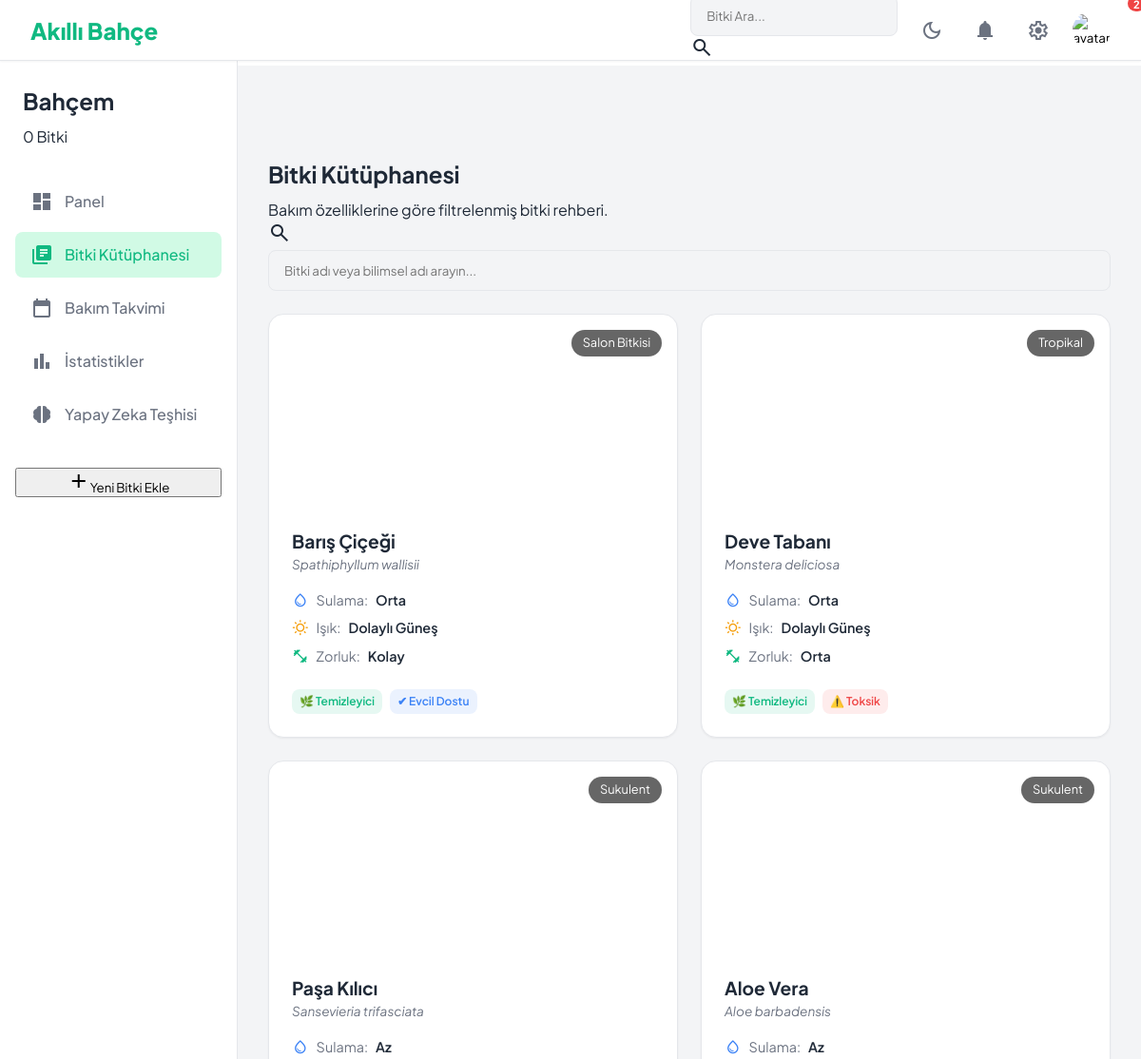
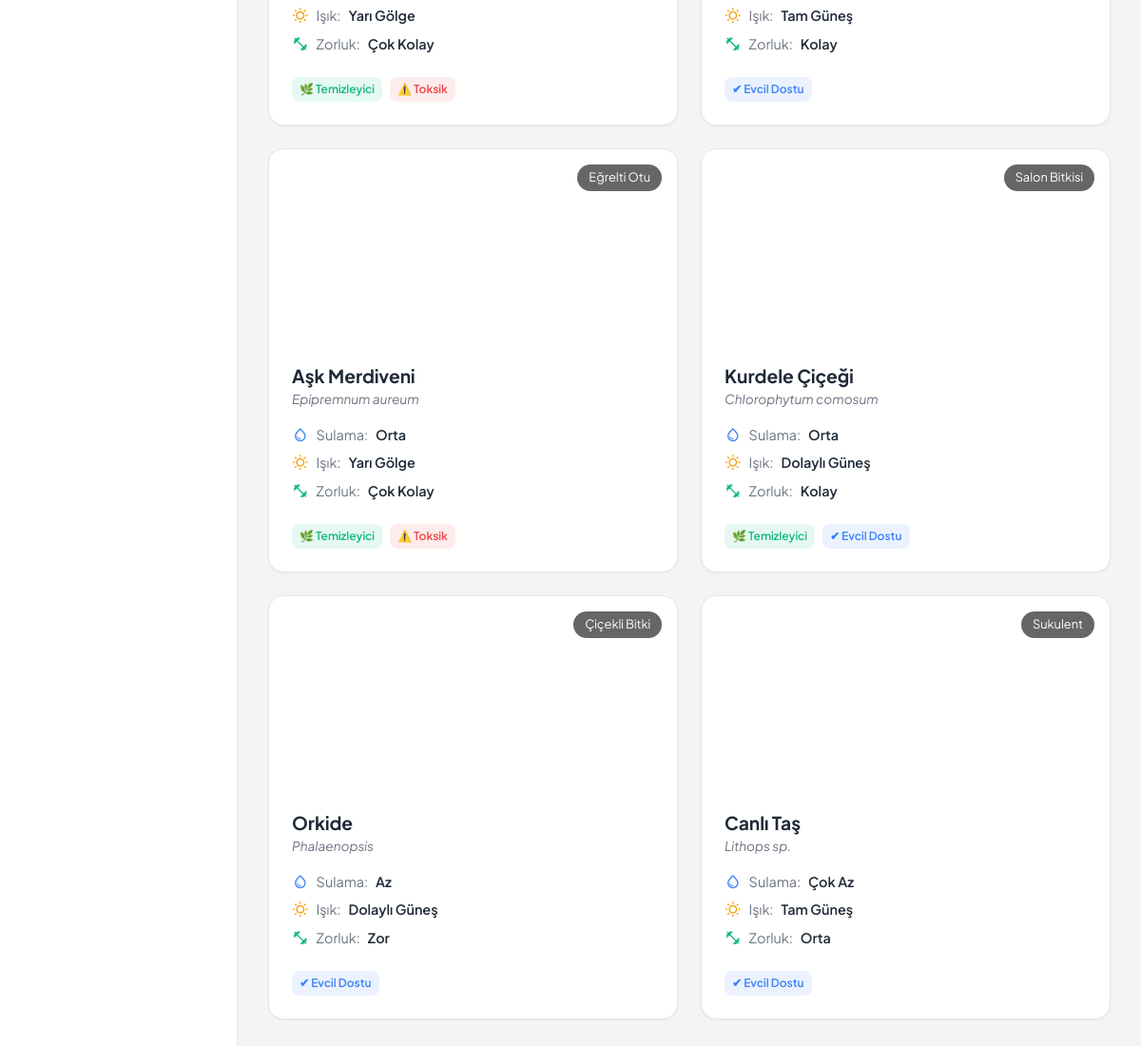
Screenshot of /kutuphane/ (signed in) with the database file from the repository (2 pictures, top to bottom).
### bahce/models.py (models this page shows, shortened)
class Plant(models.Model):
    WATER_CHOICES = [
        ('her_gun', 'Her Gün'),
        ('2_gunde', '2 Günde Bir'),
        ('3_gunde', '3 Günde Bir'),
        ('haftada', 'Haftada Bir'),
        ('2_haftada', '2 Haftada Bir'),
        ('ayda', 'Ayda Bir'),
    ]
    LIGHT_CHOICES = [
        ('tam_gunes', 'Tam Güneş'),
        ('dolayli', 'Dolaylı Güneş'),
        ('yari_golge', 'Yarı Gölge'),
        ('tam_golge', 'Tam Gölge'),
    ]
    TYPE_CHOICES = [
        ('salon', 'Salon Bitkisi'),
        ('sukulent', 'Sukulent'),
        ('kaktus', 'Kaktüs'),
        ('tropikal', 'Tropikal'),
        ('erelti', 'Eğrelti Otu'),
        ('orkide', 'Orkide'),
        ('diger', 'Diğer'),
    ]
    user = models.ForeignKey(User, on_delete=models.CASCADE, related_name='plants')
    name = models.CharField('Bitki Adı', max_length=100)
    species = models.CharField('Bilimsel Ad', max_length=100, blank=True)
    plant_type = models.CharField('Tür', max_length=20, choices=TYPE_CHOICES, default='salon')
    location = models.CharField('Konum', max_length=100, blank=True, default='Salon')
    water_frequency = models.CharField('Sulama Sıklığı', max_length=20, choices=WATER_CHOICES, default='3_gunde')
    light_need = models.CharField('Işık İhtiyacı', max_length=20, choices=LIGHT_CHOICES, default='dolayli')
    image = models.ImageField('Fotoğraf', upload_to='plants/', blank=True, null=True)
    is_healthy = models.BooleanField('Sağlıklı mı?', default=True)
    last_watered = models.DateTimeField('Son Sulama', null=True, blank=True)
    last_fertilized = models.DateTimeField('Son Gübreleme', null=True, blank=True)
    created_at = models.DateTimeField(auto_now_add=True)
    class Meta:
        verbose_name = 'Bitki'
        verbose_name_plural = 'Bitkiler'
        ordering = ['-created_at']

### bahce/views.py (the view)
# urls.py: path('kutuphane/', views.kutuphane, name='kutuphane'),
@login_required
def kutuphane(request):
    LIBRARY_PLANTS = [
        {'name': 'Barış Çiçeği', 'species': 'Spathiphyllum wallisii', 'type': 'Salon Bitkisi', 'water': 'Orta', 'light': 'Dolaylı Güneş', 'difficulty': 'Kolay', 'icon': 'eco', 'toxic': False, 'air_purifier': True, 'image_url': 'https://images.unsplash.com/photo-1593691509543-c55fb32e7355?auto=format&fit=crop&w=400&q=80'},
        {'name': 'Deve Tabanı', 'species': 'Monstera deliciosa', 'type': 'Tropikal', 'water': 'Orta', 'light': 'Dolaylı Güneş', 'difficulty': 'Orta', 'icon': 'energy_savings_leaf', 'toxic': True, 'air_purifier': True, 'image_url': 'https://images.unsplash.com/photo-1614594975525-e45190c55d0b?auto=format&fit=crop&w=400&q=80'},
        {'name': 'Paşa Kılıcı', 'species': 'Sansevieria trifasciata', 'type': 'Sukulent', 'water': 'Az', 'light': 'Yarı Gölge', 'difficulty': 'Çok Kolay', 'icon': 'grass', 'toxic': True, 'air_purifier': True, 'image_url': 'https://images.unsplash.com/photo-1595066929944-935df68b0e77?auto=format&fit=crop&w=400&q=80'},
        {'name': 'Aloe Vera', 'species': 'Aloe barbadensis', 'type': 'Sukulent', 'water': 'Az', 'light': 'Tam Güneş', 'difficulty': 'Kolay', 'icon': 'local_florist', 'toxic': False, 'air_purifier': False, 'image_url': 'https://images.unsplash.com/photo-1596547610738-9cb5ee5db9ee?auto=format&fit=crop&w=400&q=80'},
        {'name': 'Aşk Merdiveni', 'species': 'Epipremnum aureum', 'type': 'Eğrelti Otu', 'water': 'Orta', 'light': 'Yarı Gölge', 'difficulty': 'Çok Kolay', 'icon': 'psychiatry', 'toxic': True, 'air_purifier': True, 'image_url': 'https://images.unsplash.com/photo-1604928019313-2d57e3f8ec47?auto=format&fit=crop&w=400&q=80'},
        {'name': 'Kurdele Çiçeği', 'species': 'Chlorophytum comosum', 'type': 'Salon Bitkisi', 'water': 'Orta', 'light': 'Dolaylı Güneş', 'difficulty': 'Kolay', 'icon': 'potted_plant', 'toxic': False, 'air_purifier': True, 'image_url': 'https://images.unsplash.com/photo-1512428813834-c702c7702b78?auto=format&fit=crop&w=400&q=80'},
        {'name': 'Orkide', 'species': 'Phalaenopsis', 'type': 'Çiçekli Bitki', 'water': 'Az', 'light': 'Dolaylı Güneş', 'difficulty': 'Zor', 'icon': 'local_florist', 'toxic': False, 'air_purifier': False, 'image_url': 'https://images.unsplash.com/photo-1566440263-6c8ea23fcc32?auto=format&fit=crop&w=400&q=80'},
        {'name': 'Canlı Taş', 'species': 'Lithops sp.', 'type': 'Sukulent', 'water': 'Çok Az', 'light': 'Tam Güneş', 'difficulty': 'Orta', 'icon': 'landscape', 'toxic': False, 'air_purifier': False, 'image_url': 'https://images.unsplash.com/photo-1620023402773-cb9378c52d8b?auto=format&fit=crop&w=400&q=80'},
    ]
    query = request.GET.get('q', '').lower()
    if query:
        LIBRARY_PLANTS = [p for p in LIBRARY_PLANTS if query in p['name'].lower() or query in p['species'].lower()]
    return render(request, 'dashboard/kutuphane.html', {'library_plants': LIBRARY_PLANTS, 'query': query})

### bahce/context_processors.py (called while the page is built)
def notifications(request):
    if request.user.is_authenticated:
        today = timezone.now().date()
        due_tasks = Task.objects.filter(
            plant__user=request.user,
            completed=False,
            due_date__lte=today
        ).order_by('-due_date')[:5]
        return {
            'notifications': due_tasks,
            'notif_count': due_tasks.count()
        }
    return {'notifications': [], 'notif_count': 0}

### templates/dashboard/kutuphane.html (shortened to what this page needs)
{% extends 'base.html' %}
{% block content %}
<main class="main-content">
  <div class="page-content">
    <div class="page-header">
      <h2 class="page-title">Bitki Kütüphanesi</h2>
      <p class="page-subtitle">Bakım özelliklerine göre filtrelenmiş bitki rehberi.</p>
    </div>
    <form method="get" class="library-search-form">
      <div class="library-search-wrap">
        <span class="material-symbols-outlined">search</span>
        <input type="text" name="q" value="{{ query }}" placeholder="Bitki adı veya bilimsel adı arayın..." class="library-search-input" autofocus>
      </div>
    </form>
    <div class="library-grid">
      {% for plant in library_plants %}
      <div class="library-card">
        <div class="library-card-img" style="background-image: url('{{ plant.image_url }}');">
          <span class="type-badge">{{ plant.type }}</span>
        </div>
        <div class="library-card-content">
          <div class="library-card-header">
            <div>
              <h3>{{ plant.name }}</h3>
              <p class="species-small">{{ plant.species }}</p>
            </div>
          </div>
          <div class="prop-list">
            <div class="prop-row">
              <span class="material-symbols-outlined prop-icon blue">water_drop</span>
              <span class="prop-label">Sulama:</span>
              <span class="prop-val">{{ plant.water }}</span>
            </div>
            <div class="prop-row">
              <span class="material-symbols-outlined prop-icon amber">wb_sunny</span>
              <span class="prop-label">Işık:</span>
              <span class="prop-val">{{ plant.light }}</span>
            </div>
            <div class="prop-row">
              <span class="material-symbols-outlined prop-icon green">fitness_center</span>
              <span class="prop-label">Zorluk:</span>
              <span class="prop-val">{{ plant.difficulty }}</span>
            </div>
          </div>
          <div class="tag-row">
            {% if plant.air_purifier %}<span class="tag green">🌿 Temizleyici</span>{% endif %}
            {% if plant.toxic %}<span class="tag red">⚠️ Toksik</span>{% endif %}
            {% if not plant.toxic %}<span class="tag blue">✔ Evcil Dostu</span>{% endif %}
          </div>
        </div>
      </div>
      {% endfor %}
    </div>
  </div>
</main>
{% endblock %}

### static/css/style.css (style rules this page uses)
:root { --primary: #10b981; --primary-hover: #059669; --primary-light: #d1fae5; --bg-color: #f3f4f6; --surface: #ffffff; --text-main: #1f2937; --text-muted: #6b7280; --border-color: #e5e7eb; --danger: #ef4444; --warning: #f59e0b; --info: #3b82f6; --shadow-sm: 0 1px 2px 0 rgb(0 0 0 / 0.05); --shadow-md: 0 4px 6px -1px rgb(0 0 0 / 0.1); --radius-md: 0.5rem; --radius-lg: 1rem; --transition: all 0.2s ease-in-out; --sidenav-width: 250px; --topnav-height: 64px; }
* { margin: 0; padding: 0; box-sizing: border-box; }
body { font-family: 'Plus Jakarta Sans', sans-serif; background-color: var(--bg-color); color: var(--text-main); line-height: 1.5; transition: background-color 0.3s, color 0.3s; }
h1, h2, h3, h4, h5, h6 { font-weight: 700; color: var(--text-main); margin-bottom: 0.5rem; }
.main-content { margin-top: var(--topnav-height); margin-left: var(--sidenav-width); padding: 2rem; min-height: calc(100vh - var(--topnav-height)); }
.page-content { max-width: 1200px; margin: 0 auto; }
input[type="text"], input[type="password"], input[type="email"], select, textarea { width: 100%; padding: 0.75rem 1rem; border: 1px solid var(--border-color); border-radius: var(--radius-md); background-color: var(--bg-color); color: var(--text-main); font-family: inherit; transition: var(--transition); }
.library-grid { display: grid; grid-template-columns: repeat(auto-fill, minmax(280px, 1fr)); gap: 1.5rem; margin-top: 1.5rem; }
.library-card { background-color: var(--surface); border-radius: var(--radius-lg); overflow: hidden; box-shadow: var(--shadow-sm); border: 1px solid var(--border-color); transition: var(--transition); display: flex; flex-direction: column; }
.library-card-img { height: 200px; background-size: cover; background-position: center; position: relative; }
.library-card-img .type-badge { position: absolute; top: 1rem; right: 1rem; background: rgba(0,0,0,0.6); color: white; padding: 0.25rem 0.75rem; border-radius: 9999px; font-size: 0.8rem; backdrop-filter: blur(4px); }
.library-card-content { padding: 1.5rem; flex-grow: 1; display: flex; flex-direction: column; }
.library-card-header { margin-bottom: 1rem; }
.library-card-header h3 { margin: 0; font-size: 1.2rem; }
.species-small { color: var(--text-muted); font-size: 0.85rem; font-style: italic; }
.prop-list { display: flex; flex-direction: column; gap: 0.5rem; margin-bottom: 1.5rem; }
.prop-row { display: flex; align-items: center; font-size: 0.9rem; }
.prop-icon { font-size: 1.1rem; margin-right: 0.5rem; }
.prop-icon.blue { color: var(--info); }
.prop-icon.amber { color: var(--warning); }
.prop-icon.green { color: var(--primary); }
.prop-label { color: var(--text-muted); margin-right: 0.5rem; }
.prop-val { font-weight: 600; }
.tag-row { margin-top: auto; display: flex; flex-wrap: wrap; gap: 0.5rem; }
.tag { font-size: 0.75rem; padding: 0.25rem 0.5rem; border-radius: var(--radius-md); font-weight: 600; }
.tag.green { background: rgba(16,185,129,0.1); color: var(--primary); }
.tag.red { background: rgba(239,68,68,0.1); color: var(--danger); }
.tag.blue { background: rgba(59,130,246,0.1); color: var(--info); }

### rows the page displays
Plant: type "Tropikal", name "Deve Tabanı", species "Monstera deliciosa", water "Orta", light "Dolaylı Güneş", difficulty "Orta", shows "🌿 Temizleyici", shows "⚠️ Toksik"

### other values shown
{{ plant_count|default:"0" }} "0"
{{ plant.type }} "Salon Bitkisi" "Sukulent" "Sukulent" "Eğrelti Otu" "Salon Bitkisi" "Çiçekli Bitki" "Sukulent"
{{ plant.name }} "Barış Çiçeği" "Paşa Kılıcı" "Aloe Vera" "Aşk Merdiveni" "Kurdele Çiçeği" "Orkide" "Canlı Taş"
{{ plant.species }} "Spathiphyllum wallisii" "Sansevieria trifasciata" "Aloe barbadensis" "Epipremnum aureum" "Chlorophytum comosum" "Phalaenopsis" "Lithops sp."
{{ plant.water }} "Orta" "Az" "Az" "Orta" "Orta" "Az" "Çok Az"
{{ plant.light }} "Dolaylı Güneş" "Yarı Gölge" "Tam Güneş" "Yarı Gölge" "Dolaylı Güneş" "Dolaylı Güneş" "Tam Güneş"
{{ plant.difficulty }} "Kolay" "Çok Kolay" "Kolay" "Çok Kolay" "Kolay" "Zor" "Orta"
